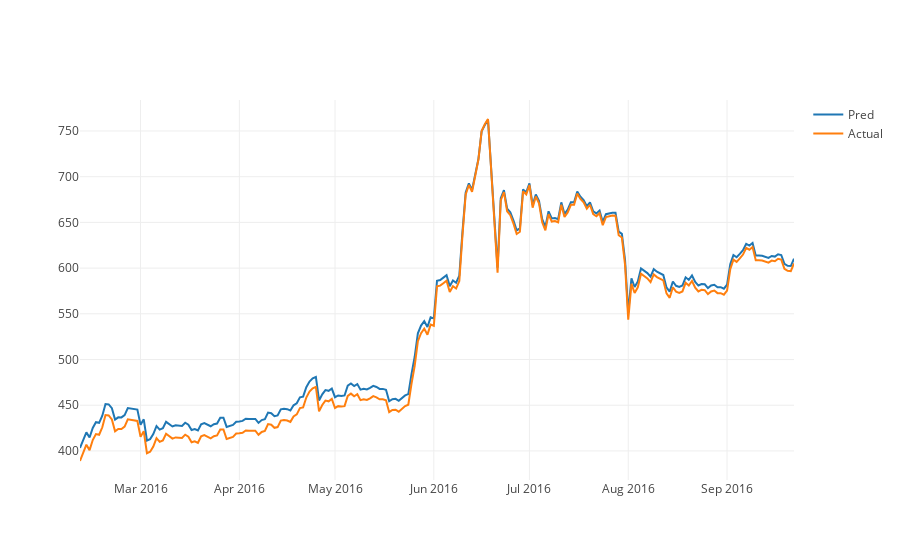

The notebook cell this image was saved under:
### Code cell
show_by_date(predDates, real_inv_resh, pred_inv_resh)

### Figure 1 — Plotly figure (JSON) as saved in the notebook; plotly's stock layout.template omitted (floating-point values rounded to 4 significant figures; data arrays with more than 128 entries replaced by an {"elided": "..."} marker saying what was removed)
{"data": [{"name": "Pred", "type": "scatter", "x": {"elided": "224 str values"}, "y": {"elided": "224 float values"}}, {"name": "Actual", "type": "scatter", "x": {"elided": "224 str values"}, "y": {"elided": "224 float values"}}], "layout": {}}
